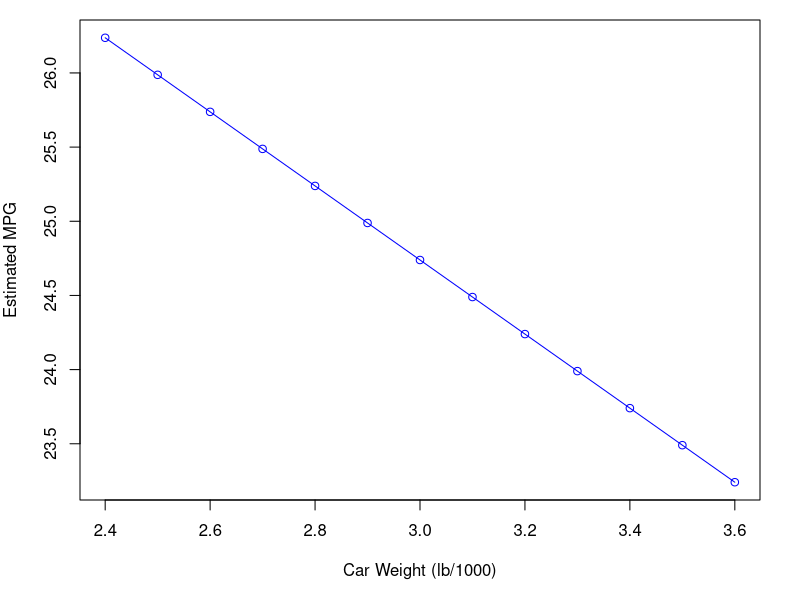

Source code (R):
## ---- chunk 1
library(ggplot2)
data(mtcars)
attach(mtcars)

mtcars$cyl  <- factor(mtcars$cyl)
mtcars$vs   <- factor(mtcars$vs)
mtcars$gear <- factor(mtcars$gear)
mtcars$carb <- factor(mtcars$carb)
mtcars$am   <- factor(mtcars$am,labels=c("Auto","Manual"))


allModel<<-lm(mpg ~ .,data=mtcars)
filtModel<<-step(allModel,direction="both")

buildPlot<-function(cyl,hp,startWt,endWt,step,transType){
  data<-data.frame(cyl,hp,startWt,transType)
  nextWt<-startWt+step
  
  while (nextWt<=endWt)
  {
    addData<-c(cyl,hp,nextWt,transType)
    
    data<-rbind(data,addData)
    nextWt<-nextWt+step
  }
  names(data)<-c("cyl","hp","wt","am")
  data$cyl<-as.factor(data$cyl)
  data$am<-as.factor(data$am)
  data$hp<-as.numeric(data$hp)
  data$wt<-as.numeric(data$wt)
    
  par(mar=c(5,4,1,2))
  plot(data$wt,predict(filtModel,data),xlab="Car Weight (lb/1000)",ylab="Estimated MPG",type="o",col="blue")
}
## ---- chunk 2
#The chart obtained when setting the weight range from 2.4 to 3.7 (lb/1000), Number of Cylinders =6, Manual Transmission Type and 8 Horsepower.
buildPlot(6,8,2.4,3.7,0.1,"Manual")
